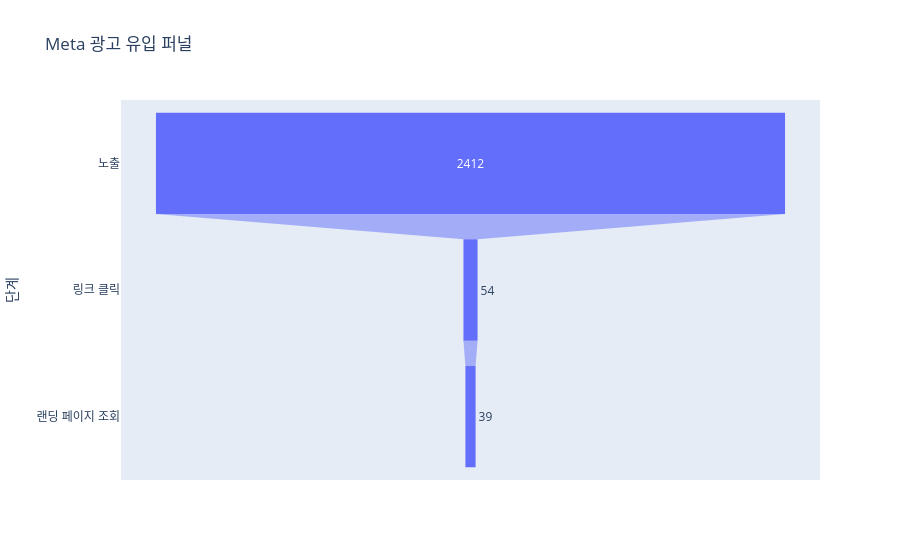

The notebook cell this image was saved under:
### Code cell
fig = px.funnel(
    funnel,
    x="사용자 행동 수",
    y="단계",
    title="Meta 광고 유입 퍼널"
)

fig.show()

### Figure 1 — Plotly figure (JSON) as saved in the notebook; plotly's stock layout.template omitted (floating-point values rounded to 4 significant figures)
{"data": [{"hovertemplate": "사용자 행동 수=%{x}<br>단계=%{y}<extra></extra>", "legendgroup": "", "marker": {"color": "#636efa"}, "name": "", "orientation": "h", "showlegend": false, "type": "funnel", "x": [2412.0, 54.0, 39.0], "xaxis": "x", "y": ["노출", "링크 클릭", "랜딩 페이지 조회"], "yaxis": "y"}], "layout": {"legend": {"tracegroupgap": 0}, "title": {"text": "Meta 광고 유입 퍼널"}, "xaxis": {"anchor": "y", "domain": [0, 1], "title": {"text": "사용자 행동 수"}}, "yaxis": {"anchor": "x", "domain": [0, 1], "title": {"text": "단계"}}}}
